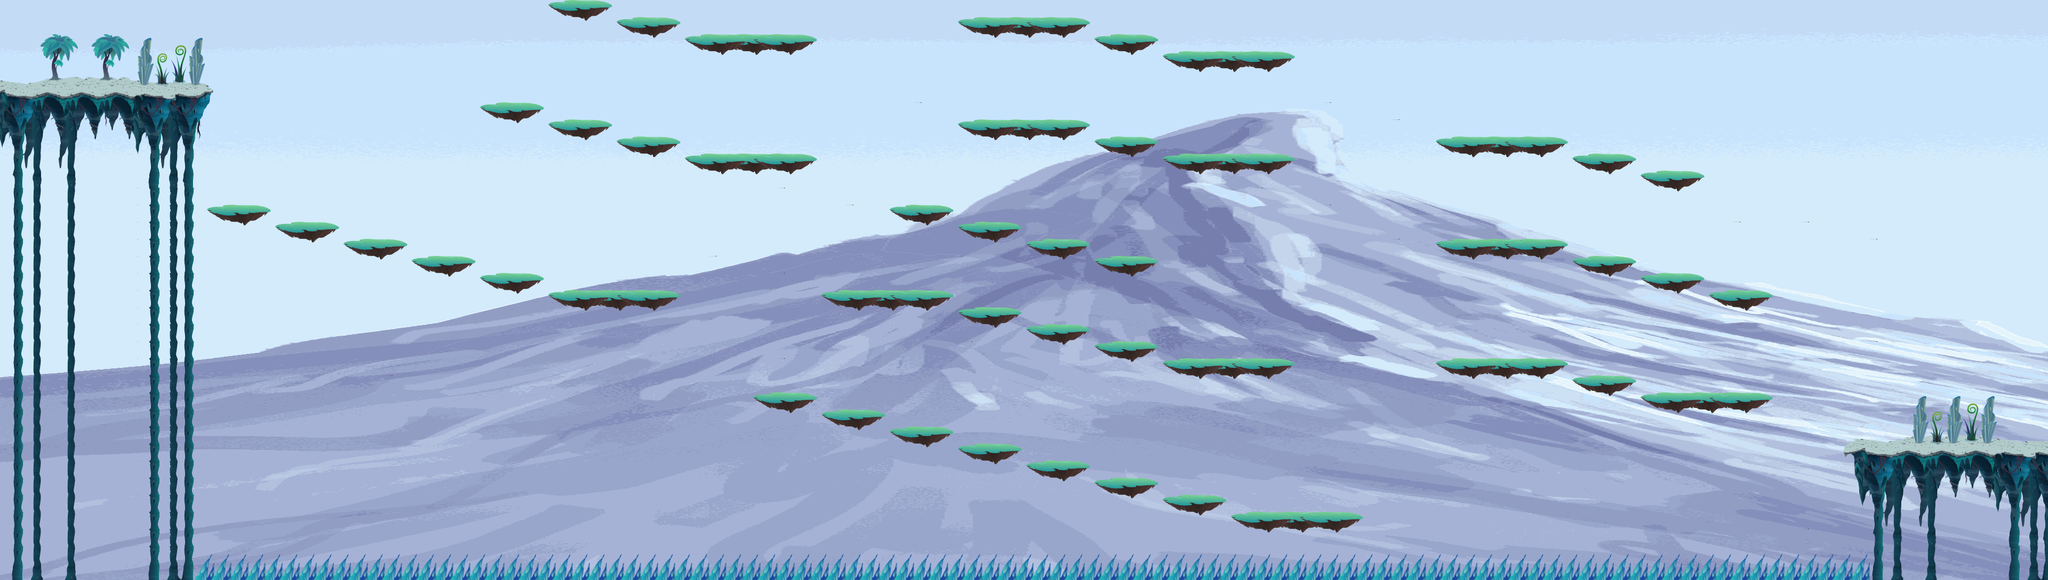

Below is a game level as drawn by its tile map, then a one-line description and the .tmx that defines it (tile-layer data replaced by summaries):
An orthogonal 120x34 tile map with 32x32 px tiles, 3 tile layers (Spike, Foreground, Objekte), 1 image layer and 116 objects (59x CoinEntity, 50x Ground, 3x EnemyEntity, mainPlayer, game.LevelEntity, ...).

<map version="1.0" orientation="orthogonal" renderorder="left-up" width="120" height="34" tilewidth="32" tileheight="32" nextobjectid="569">
 <tileset firstgid="1" name="glitch" tilewidth="32" tileheight="32">
  <image source="../img/map/glitch.png" width="1024" height="672" />
 </tileset>
 <imagelayer name="Parallax_layer1">
  <image source="../img/background/snow.png" />
 </imagelayer>
 <layer name="Spike" width="120" height="34">
  <data>[4080 cells, 310 non-empty, 12 distinct tile ids]</data>
 </layer>
 <layer name="Foreground" width="120" height="34">
  <data>[4080 cells, 1229 non-empty, 135 distinct tile ids]</data>
 </layer>
 <layer name="Objekte" width="120" height="34">
  <data>[4080 cells, 43 non-empty, 17 distinct tile ids]</data>
 </layer>
 <objectgroup name="Object">
  <properties>
   <property name="duration" value="300" />
   <property name="fade" value="#300000" />
  </properties>
  <object id="3" name="mainPlayer" x="1" y="93" width="32" height="64">
   <properties>
    <property name="image" value="gripe_run_right" />
    <property name="spritewidth" value="64" />
   </properties>
  </object>
  <object id="5" name="game.LevelEntity" x="3798" y="-3244" width="39" height="1e+06">
   <properties>
    <property name="duration" value="300" />
    <property name="fade" value="#009900" />
    <property name="to" value="4" />
   </properties>
  </object>
  <object id="13" name="ScrollEntity" x="1919" y="365" width="32" height="32">
   <properties>
    <property name="image" value="spinning_scrolls_red" />
    <property name="scrollIndex" value="2" />
    <property name="spritewidth" value="32" />
    <property name="type" value="potion" />
   </properties>
  </object>
  <object id="19" name="SpikeEntity" x="363" y="1041.33" width="3148" height="48" />
  <object id="302" name="CoinEntity" x="1394" y="391" width="32" height="32">
   <properties>
    <property name="image" value="spinning_coin_gold" />
    <property name="spritewidth" value="32" />
   </properties>
  </object>
  <object id="376" name="CoinEntity" x="2528" y="538" width="32" height="32">
   <properties>
    <property name="image" value="spinning_coin_gold" />
    <property name="spritewidth" value="32" />
   </properties>
  </object>
  <object id="475" name="CoinEntity" x="853" y="47" width="32" height="32">
   <properties>
    <property name="image" value="spinning_coin_gold" />
    <property name="spritewidth" value="32" />
   </properties>
  </object>
  <object id="476" name="CoinEntity" x="1648" y="111" width="32" height="32">
   <properties>
    <property name="image" value="spinning_coin_gold" />
    <property name="spritewidth" value="32" />
   </properties>
  </object>
  <object id="477" name="CoinEntity" x="2549" y="126" width="32" height="32">
   <properties>
    <property name="image" value="spinning_coin_gold" />
    <property name="spritewidth" value="32" />
   </properties>
  </object>
  <object id="479" name="CoinEntity" x="944" y="119" width="32" height="32">
   <properties>
    <property name="image" value="spinning_coin_gold" />
    <property name="spritewidth" value="32" />
   </properties>
  </object>
  <object id="482" name="CoinEntity" x="1073" y="154" width="32" height="32">
   <properties>
    <property name="image" value="spinning_coin_gold" />
    <property name="spritewidth" value="32" />
   </properties>
  </object>
  <object id="487" name="CoinEntity" x="1201" y="189" width="32" height="32">
   <properties>
    <property name="image" value="spinning_coin_gold" />
    <property name="spritewidth" value="32" />
   </properties>
  </object>
  <object id="489" name="CoinEntity" x="1329.5" y="220" width="32" height="32">
   <properties>
    <property name="image" value="spinning_coin_gold" />
    <property name="spritewidth" value="32" />
   </properties>
  </object>
  <object id="495" name="CoinEntity" x="1458.5" y="222" width="32" height="32">
   <properties>
    <property name="image" value="spinning_coin_gold" />
    <property name="spritewidth" value="32" />
   </properties>
  </object>
  <object id="500" name="CoinEntity" x="1870.5" y="3" width="32" height="32">
   <properties>
    <property name="image" value="spinning_coin_gold" />
    <property name="spritewidth" value="32" />
   </properties>
  </object>
  <object id="501" name="CoinEntity" x="1841.5" y="-35" width="32" height="32">
   <properties>
    <property name="image" value="spinning_coin_gold" />
    <property name="spritewidth" value="32" />
   </properties>
  </object>
  <object id="502" name="CoinEntity" x="1803.5" y="2" width="32" height="32">
   <properties>
    <property name="image" value="spinning_coin_gold" />
    <property name="spritewidth" value="32" />
   </properties>
  </object>
  <object id="503" name="CoinEntity" x="2002.5" y="2" width="32" height="32">
   <properties>
    <property name="image" value="spinning_coin_gold" />
    <property name="spritewidth" value="32" />
   </properties>
  </object>
  <object id="504" name="CoinEntity" x="1973.5" y="-36" width="32" height="32">
   <properties>
    <property name="image" value="spinning_coin_gold" />
    <property name="spritewidth" value="32" />
   </properties>
  </object>
  <object id="505" name="CoinEntity" x="1935.5" y="1" width="32" height="32">
   <properties>
    <property name="image" value="spinning_coin_gold" />
    <property name="spritewidth" value="32" />
   </properties>
  </object>
  <object id="506" name="CoinEntity" x="2129.5" y="36" width="32" height="32">
   <properties>
    <property name="image" value="spinning_coin_gold" />
    <property name="spritewidth" value="32" />
   </properties>
  </object>
  <object id="507" name="CoinEntity" x="2100.5" y="-2" width="32" height="32">
   <properties>
    <property name="image" value="spinning_coin_gold" />
    <property name="spritewidth" value="32" />
   </properties>
  </object>
  <object id="508" name="CoinEntity" x="2062.5" y="35" width="32" height="32">
   <properties>
    <property name="image" value="spinning_coin_gold" />
    <property name="spritewidth" value="32" />
   </properties>
  </object>
  <object id="509" name="CoinEntity" x="2254.5" y="67" width="32" height="32">
   <properties>
    <property name="image" value="spinning_coin_gold" />
    <property name="spritewidth" value="32" />
   </properties>
  </object>
  <object id="510" name="CoinEntity" x="2225.5" y="29" width="32" height="32">
   <properties>
    <property name="image" value="spinning_coin_gold" />
    <property name="spritewidth" value="32" />
   </properties>
  </object>
  <object id="511" name="CoinEntity" x="2187.5" y="66" width="32" height="32">
   <properties>
    <property name="image" value="spinning_coin_gold" />
    <property name="spritewidth" value="32" />
   </properties>
  </object>
  <object id="512" name="CoinEntity" x="2386.5" y="69" width="32" height="32">
   <properties>
    <property name="image" value="spinning_coin_gold" />
    <property name="spritewidth" value="32" />
   </properties>
  </object>
  <object id="513" name="CoinEntity" x="2357.5" y="31" width="32" height="32">
   <properties>
    <property name="image" value="spinning_coin_gold" />
    <property name="spritewidth" value="32" />
   </properties>
  </object>
  <object id="514" name="CoinEntity" x="2319.5" y="68" width="32" height="32">
   <properties>
    <property name="image" value="spinning_coin_gold" />
    <property name="spritewidth" value="32" />
   </properties>
  </object>
  <object id="516" name="CoinEntity" x="1843.5" y="155" width="32" height="32">
   <properties>
    <property name="image" value="spinning_coin_gold" />
    <property name="spritewidth" value="32" />
   </properties>
  </object>
  </objectgroup>
 <objectgroup name="EnemyEntities">
  <!-- 3 objects omitted --></objectgroup>
 <objectgroup name="collision">
  <!-- 50 objects omitted --></objectgroup>
</map>
<!-- 86 of 116 objects omitted -->
